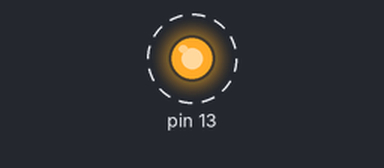
This sketch was run on a simulated Arduino Uno, built with avr-gcc and run on an emulated ATmega328P. Shown: output pins drawn as LEDs (lit = HIGH). Dashed ring = blinking.

Above: at 0.05 s.
Timing chart, 0 to 3.0 s (numbered marks = the images above):
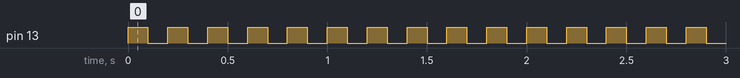

The sketch:

phil.ino
```cpp
#include "LEDD.h"
LEDD led(13,100,100);
void setup() {
}

void loop() {
  led.blinkLed();
}
```

LEDD.cpp
```cpp
#include "LEDD.h"
#include "Arduino.h"

LEDD::LEDD(int pin,long on, long off){
  ledPin = pin;
  pinMode(ledPin,OUTPUT);
  onTime = on;
  offTime = off;
}

void LEDD::turnOn(){
  digitalWrite(ledPin,HIGH);
}

void LEDD::turnOff(){
  digitalWrite(ledPin,LOW);
}

void LEDD::blinkLed(){
  this->turnOn();
  delay(onTime);
  this->turnOff();
  delay(offTime);
}
```

LEDD.h
```cpp
#ifndef LEDD_h
#define LEDD_h

class LEDD{
  int ledPin;
  long onTime;
  long offTime;
  public:
    LEDD(int pin,long on,long off);
    void blinkLed();
    void turnOn();
    void turnOff();
};

#endif
```

Measured:
- by itself, pin 13: alternates HIGH for 0.10 s and LOW for 0.10 s
